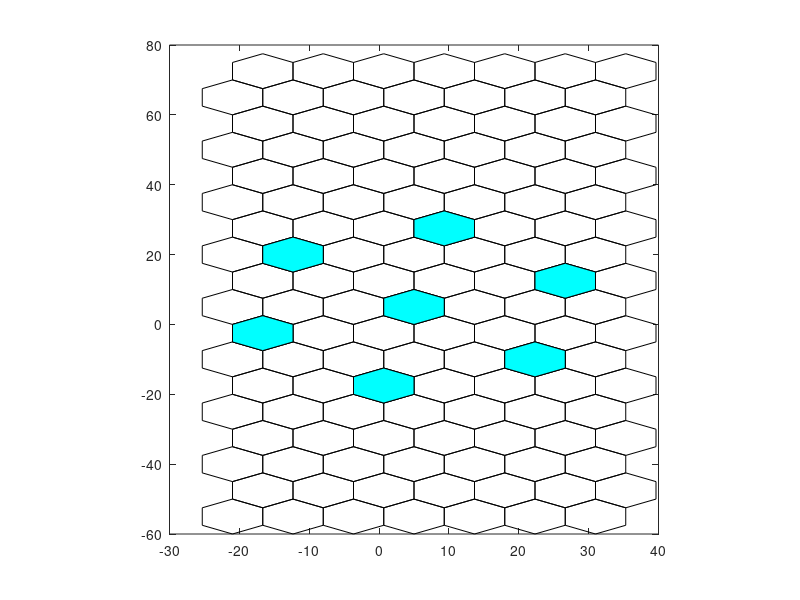

This chart was generated by the following MATLAB code:
r=input('Enter the cell radius');
a=input('Enter the x coordinate ');
b=input('Enter the y coordinate ');

for j = -4:1:4
    for i = -3:1:3
        t=0:pi/3:2*pi;
        x=a+(i*r*sqrt(3));
        y=b+(j*3*r);
        x1=x+r*sin(t);
        y1=y+r*cos(t);
        plot(x1,y1,'k')
        axis square
        hold on;
    end
end
for j = -4:1:4
    for i = -3:1:3
        t=0:pi/3:2*pi;
        x3=(a+(r*sqrt(3)/2))+(i*r*sqrt(3));
        y3=(b+(3/2*r))+(j*3*r);
        x4=x3+r*sin(t);
        y4=y3+r*cos(t);
        plot(x4,y4,'k')
        axis square
        hold on;
    end
end
%Now comes the coloring B=(r*sqrt(3)/2) A=r
t=0:pi/3:2*pi;
x=a+r*sin(t);
y=b+r*cos(t);
fill(x,y,'c')
axis square
hold on
t=0:pi/3:2*pi;
x=a+r*sin(t)+(r*sqrt(3)/2);
y=b+r*cos(t)+(9/2)*r;
fill(x,y,'c')
axis square
hold on
t=0:pi/3:2*pi;
x=a+r*sin(t)-(4*r*sqrt(3)/2);
y=b+r*cos(t)+(3)*r;
fill(x,y,'c')
axis square
hold on
t=0:pi/3:2*pi;
x=a+r*sin(t)-(5*r*sqrt(3)/2);
y=b+r*cos(t)-(3/2)*r;
fill(x,y,'c')
axis square
hold on
t=0:pi/3:2*pi;
x=a+r*sin(t)-(r*sqrt(3)/2);
y=b+r*cos(t)-(9/2)*r;
fill(x,y,'c')
axis square
hold on
t=0:pi/3:2*pi;
x=a+r*sin(t)+(4*r*sqrt(3)/2);
y=b+r*cos(t)-(3)*r;
fill(x,y,'c')
axis square
hold on
t=0:pi/3:2*pi;
x=a+r*sin(t)+(5*r*sqrt(3)/2);
y=b+r*cos(t)+(3/2)*r;
fill(x,y,'c')
axis square
hold on

